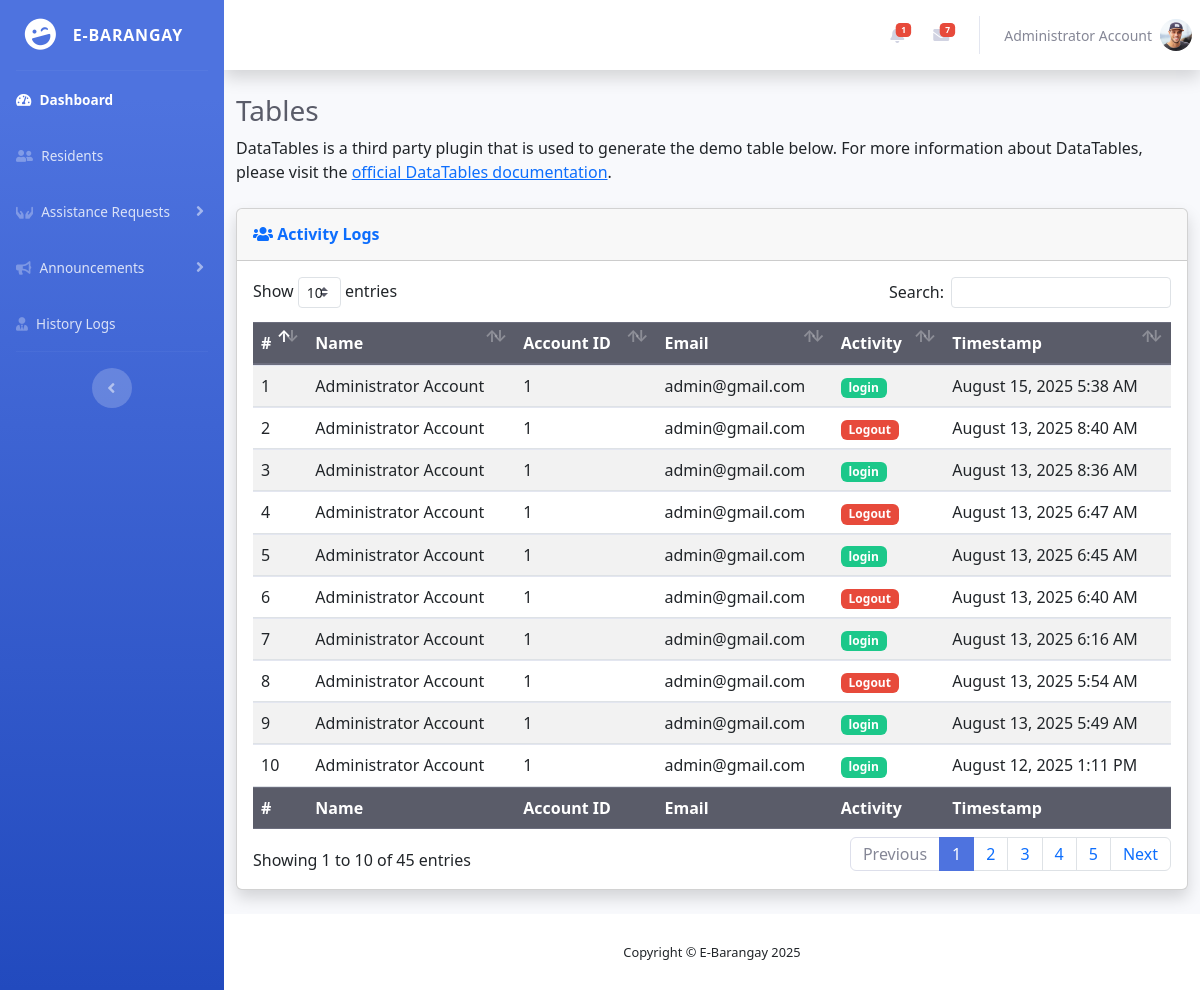
Page /officials/my_logs.php (signed in) on the committed database.
### tables this page shows
CREATE TABLE `accounts` (
  `account_id` varchar(200) NOT NULL,
  `profile_pic` varchar(255) NOT NULL,
  `first_name` varchar(50) NOT NULL,
  `last_name` varchar(50) NOT NULL,
  `date_of_birth` date NOT NULL,
  `address` varchar(200) NOT NULL,
  `contact_number` int(20) NOT NULL,
  `email` varchar(100) NOT NULL,
  `password` varchar(255) NOT NULL,
  `user_type` int(30) NOT NULL,
  `verification_token` varchar(255) NOT NULL,
  `verification_status` varchar(100) NOT NULL,
  `date_registered` timestamp NOT NULL DEFAULT current_timestamp()
);

CREATE TABLE `logs` (
  `log_id` int(20) NOT NULL,
  `user_id` varchar(200) NOT NULL,
  `name` varchar(100) NOT NULL,
  `email` varchar(100) NOT NULL,
  `activity_type` varchar(50) NOT NULL,
  `user_type` varchar(50) NOT NULL,
  `timestamp` timestamp NOT NULL DEFAULT current_timestamp()
);

### officials/my_logs.php (the view, shortened to what this page needs)
<?php
    include '../includes/official/official_sidebar.php';
    $query = $connection->prepare("SELECT * FROM `logs` WHERE `user_id` = ? ORDER BY `timestamp` DESC");
    $query->execute([$user_id]);
    $official_logs = $query->fetchAll(PDO::FETCH_ASSOC);
?>
<h1 class="h3 mb-2 text-gray-800">Tables</h1>
<p class="mb-4">DataTables is a third party plugin that is used to generate the demo table below.
    For more information about DataTables, please visit the <a target="_blank"
        href="https://datatables.net">official DataTables documentation</a>.</p>
<div class="card shadow mb-4">
    <div class="card-header py-3">
        <h6 class="m-0 font-weight-bold text-primary">
            <i class="fas fa-users"></i> Activity Logs
        </h6>
    </div>
    <div class="card-body">
        <div class="table-responsive">
            <table class="table table-hover table-striped align-middle" id="dataTable" width="100%" cellspacing="0">
                <thead class="thead-dark">
                    <tr>
                        <th>#</th>
                        <th>Name</th>
                        <th>Account ID</th>
                        <th>Email</th>
                        <th>Activity</th>
                        <th>Timestamp</th>
                    </tr>
                </thead>
                <tfoot class="thead-dark">
                    <tr>
                    <th>#</th>
                        <th>Name</th>
                        <th>Account ID</th>
                        <th>Email</th>
                        <th>Activity</th>
                        <th>Timestamp</th>
                    </tr>
                </tfoot>
                <tbody>
                    <?php
                    $count = 1;
                    foreach ($official_logs as $logs):
                    ?>
                        <tr>
                            <td><?php echo $count++; ?></td>
                            <td><?php echo ($logs['name']); ?></td>
                            <td><?php echo ($logs['user_id']); ?></td>
                            <td><?php echo ($logs['email']); ?></td>
                            <td>
                                <?php
                                    $activity = htmlspecialchars($logs['activity_type']);
                                    $badgeClass = 'badge-info';
                                    if (strtolower($logs['activity_type']) === 'login') {
                                        $badgeClass = 'badge-success';
                                    } elseif (strtolower($logs['activity_type']) === 'logout') {
                                        $badgeClass = 'badge-danger';
                                    }
                                ?>
                                <span class="badge <?php echo $badgeClass; ?>">
                                    <?php echo $activity; ?>
                                </span>
                            </td>
                            <td><?php echo date('F j, Y g:i A', strtotime($logs['timestamp'])); ?></td>
                        </tr>
                    <?php endforeach; ?>
                </tbody>
            </table>
        </div>
    </div>
</div>
<?php include '../includes/footer.php'; ?>

### includes/official/topbar.php (shortened to what this page needs)
<nav class="navbar navbar-expand navbar-light bg-white topbar mb-4 static-top shadow">
    <ul class="navbar-nav ml-auto">
        <li class="nav-item dropdown no-arrow mx-1">
            <a class="nav-link dropdown-toggle" href="#" id="alertsDropdown" role="button"
                data-toggle="dropdown" aria-haspopup="true" aria-expanded="false">
                <?php if ($unreadCount > 0): ?>
                    <span class="badge badge-danger badge-counter"><?= $unreadCount ?></span>
                <?php endif; ?>
            </a>
        </li>
        <li class="nav-item dropdown no-arrow mx-1">
            <a class="nav-link dropdown-toggle" href="#" id="messagesDropdown" role="button"
                data-toggle="dropdown" aria-haspopup="true" aria-expanded="false">
                <span class="badge badge-danger badge-counter">7</span>
            </a>
        </li>
        <li class="nav-item dropdown no-arrow">
            <a class="nav-link dropdown-toggle" href="#" id="userDropdown" role="button"
                data-toggle="dropdown" aria-haspopup="true" aria-expanded="false">
                <span class="mr-2 d-none d-lg-inline text-gray-600 small">
                    <?= ($fetch_user['first_name'] . ' ' . $fetch_user['last_name']); ?>
                </span>
                <img class="img-profile rounded-circle"
                    src="../uploads/<?= ($fetch_user['profile_pic']); ?>">
            </a>
        </li>
    </ul>
</nav>
<div class="container-fluid">

### rows in the picture
accounts: first_name "Administrator", last_name "Account", profile_pic (picture)
logs: name "Administrator Account", user "1", email "admin@gmail.com", activity_type "login", timestamp "August 15, 2025 5:38 AM"
logs: name "Administrator Account", user "1", email "admin@gmail.com", activity_type "Logout", timestamp "August 13, 2025 8:40 AM"
logs: name "Administrator Account", user "1", email "admin@gmail.com", activity_type "login", timestamp "August 13, 2025 8:36 AM"
logs: name "Administrator Account", user "1", email "admin@gmail.com", activity_type "Logout", timestamp "August 13, 2025 6:47 AM"
logs: name "Administrator Account", user "1", email "admin@gmail.com", activity_type "login", timestamp "August 13, 2025 6:45 AM"
logs: name "Administrator Account", user "1", email "admin@gmail.com", activity_type "Logout", timestamp "August 13, 2025 6:40 AM"
logs: name "Administrator Account", user "1", email "admin@gmail.com", activity_type "login", timestamp "August 13, 2025 6:16 AM"
logs: name "Administrator Account", user "1", email "admin@gmail.com", activity_type "Logout", timestamp "August 13, 2025 5:54 AM"
logs: name "Administrator Account", user "1", email "admin@gmail.com", activity_type "login", timestamp "August 13, 2025 5:49 AM"
logs: name "Administrator Account", user "1", email "admin@gmail.com", activity_type "login", timestamp "August 12, 2025 1:11 PM"

### other values in the picture
$unreadCount "1"
